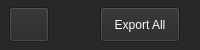
     <widget class="QFrame" name="HeaderPanel">
      <property name="minimumSize">
       <size>
        <width>0</width>
        <height>50</height>
       </size>
      </property>
      <property name="maximumSize">
       <size>
        <width>16777215</width>
        <height>50</height>
       </size>
      </property>
      <property name="styleSheet">
       <string notr="true">background-color: rgb(40, 40, 40);
color: rgb(255, 255, 255);</string>
      </property>
      <property name="frameShape">
       <enum>QFrame::NoFrame</enum>
      </property>
      <property name="frameShadow">
       <enum>QFrame::Raised</enum>
      </property>
      <layout class="QHBoxLayout" name="horizontalLayout_2">
       <property name="spacing">
        <number>0</number>
       </property>
       <property name="leftMargin">
        <number>0</number>
       </property>
       <property name="topMargin">
        <number>0</number>
       </property>
       <property name="rightMargin">
        <number>0</number>
       </property>
       <property name="bottomMargin">
        <number>0</number>
       </property>
       <item alignment="Qt::AlignLeft|Qt::AlignVCenter">
        <widget class="QFrame" name="HeadLeftPanel">
         <property name="styleSheet">
          <string notr="true"/>
         </property>
         <property name="frameShape">
          <enum>QFrame::NoFrame</enum>
         </property>
         <property name="frameShadow">
          <enum>QFrame::Raised</enum>
         </property>
         <layout class="QHBoxLayout" name="horizontalLayout_3">
          <property name="spacing">
           <number>6</number>
          </property>
          <property name="leftMargin">
           <number>9</number>
          </property>
          <property name="topMargin">
           <number>0</number>
          </property>
          <property name="rightMargin">
           <number>0</number>
          </property>
          <property name="bottomMargin">
           <number>0</number>
          </property>
          <item>
           <widget class="QPushButton" name="SaveProjectButtonTBar">
            <property name="minimumSize">
             <size>
              <width>35</width>
              <height>35</height>
             </size>
            </property>
            <property name="text">
             <string/>
            </property>
            <property name="icon">
             <iconset resource="../resources.qrc">
              <normaloff>:/icons/save_dark.png</normaloff>:/icons/save_dark.png</iconset>
            </property>
           </widget>
          </item>
         </layout>
        </widget>
       </item>
       <item>
        <spacer name="horizontalSpacer">
         <property name="orientation">
          <enum>Qt::Horizontal</enum>
         </property>
         <property name="sizeHint" stdset="0">
          <size>
           <width>40</width>
           <height>20</height>
          </size>
         </property>
        </spacer>
       </item>
       <item alignment="Qt::AlignRight">
        <widget class="QFrame" name="HeaderRightPanel">
         <property name="styleSheet">
          <string notr="true"/>
         </property>
         <property name="frameShape">
          <enum>QFrame::NoFrame</enum>
         </property>
         <property name="frameShadow">
          <enum>QFrame::Raised</enum>
         </property>
         <layout class="QHBoxLayout" name="horizontalLayout_4">
          <property name="leftMargin">
           <number>0</number>
          </property>
          <property name="topMargin">
           <number>0</number>
          </property>
          <property name="rightMargin">
           <number>20</number>
          </property>
          <property name="bottomMargin">
           <number>0</number>
          </property>
          <item alignment="Qt::AlignVCenter">
           <widget class="QPushButton" name="ExportProjectButtonTbar">
            <property name="minimumSize">
             <size>
              <width>70</width>
              <height>35</height>
             </size>
            </property>
            <property name="text">
             <string>Export All</string>
            </property>
            <property name="icon">
             <iconset resource="../resources.qrc">
              <normaloff>:/icons/external-link_dark.png</normaloff>:/icons/external-link_dark.png</iconset>
            </property>
           </widget>
          </item>
         </layout>
        </widget>
       </item>
      </layout>
     </widget>
